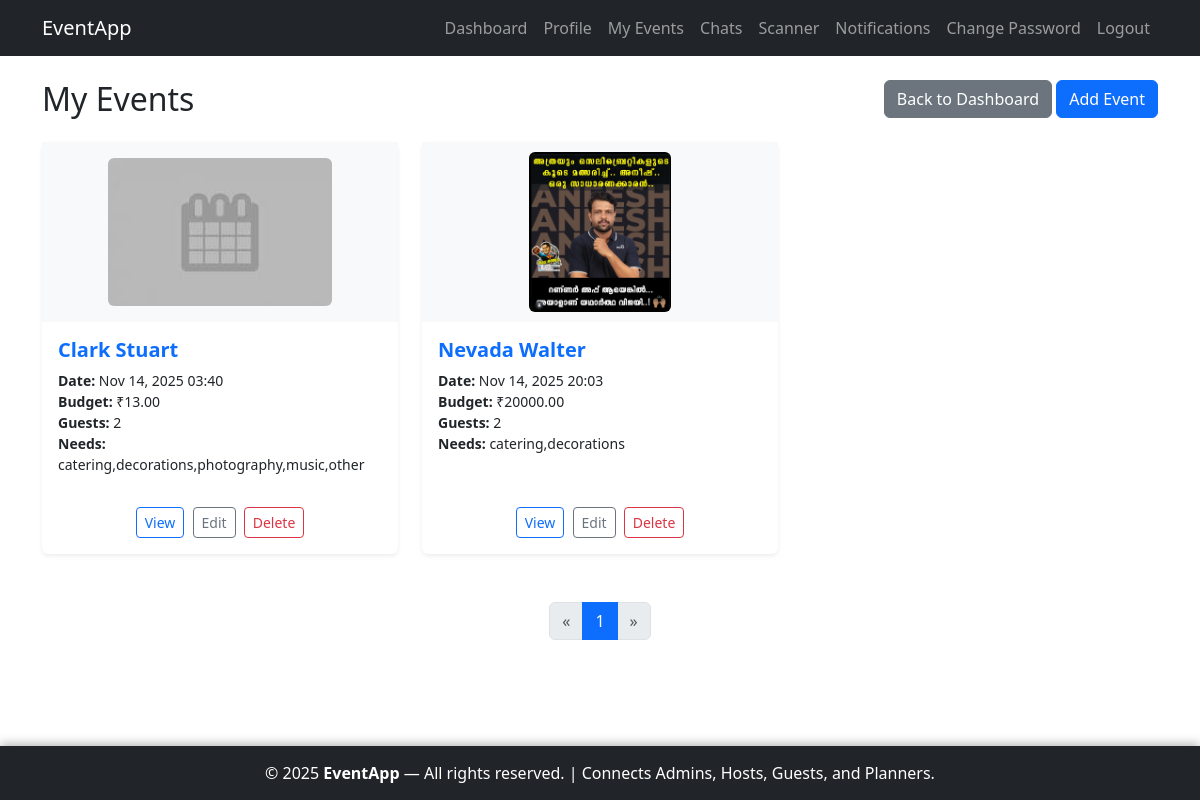
The app's page /host/events/ (signed in), older data.
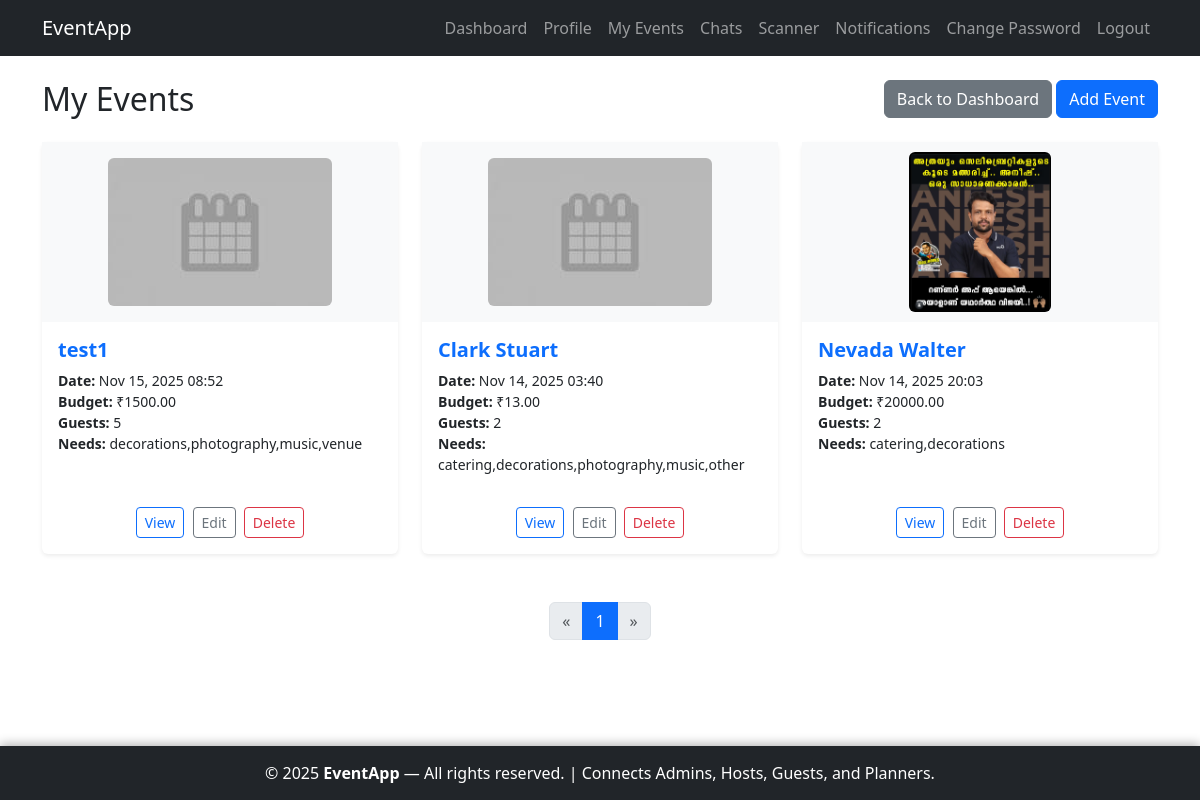
The same page, newer data.
### host/models.py (models this page shows, shortened)
class Event(models.Model):
    NEEDS_CHOICES = [
        ('catering', 'Catering'),
        ('decorations', 'Decorations'),
        ('photography', 'Photography'),
        ('music', 'Music/DJ'),
        ('venue', 'Venue Setup'),
        ('other', 'Other'),
    ]
    host = models.ForeignKey(settings.AUTH_USER_MODEL, on_delete=models.CASCADE, related_name='events')
    name = models.CharField(max_length=255)
    start_date = models.DateTimeField()
    end_date = models.DateTimeField()
    budget = models.DecimalField(max_digits=10, decimal_places=2)
    guest_count = models.PositiveIntegerField()
    needs = models.CharField(max_length=255, blank=True)
    banner = models.ImageField(upload_to='events/', blank=True, null=True)
    venue_details = models.TextField(blank=True)
    created_at = models.DateTimeField(auto_now_add=True)
    updated_at = models.DateTimeField(auto_now=True)
    class Meta:
        ordering = ['-created_at']

### host/views.py (the view)
# urls.py: path('events/', views.EventListView.as_view(), name='event_list'),
class EventListView(LoginRequiredMixin, HostRequiredMixin, ListView):
    model = Event
    template_name = 'host/event_list.html'
    context_object_name = 'events'
    def get_queryset(self):
        return Event.objects.filter(host=self.request.user).order_by('-created_at')
    def get_context_data(self, **kwargs):
        context = super().get_context_data(**kwargs)
        queryset = self.get_queryset()
        page_obj, paginated_events = paginate_queryset(self.request, queryset)
        context['page_obj'] = page_obj
        context['events'] = paginated_events  # override context_object_name with paginated data
        return context

### host/views.py (called while the page is built)
    def test_func(self):
        return self.request.user.is_authenticated and self.request.user.role == 'host'

### utils/pagination.py (called while the page is built)
def paginate_queryset(request, queryset):
    paginator = Paginator(queryset, DEFAULT_PER_PAGE)
    page_number = request.GET.get('page')
    try:
        page_obj = paginator.page(page_number)
    except PageNotAnInteger:
        page_obj = paginator.page(1)
    except EmptyPage:
        page_obj = paginator.page(paginator.num_pages)
    return page_obj, page_obj.object_list

### host/templates/host/event_list.html (shortened to what this page needs)
{% extends 'accounts/base.html' %}
{% load static %}
{% block content %}
<div class="row mb-4">
    <div class="col-12 d-flex justify-content-between align-items-center">
        <h2 class="mb-0">My Events</h2>
        <div>
            <a href="{% url 'host:dashboard' %}" class="btn btn-secondary">Back to Dashboard</a>
            <a href="{% url 'host:event_add' %}" class="btn btn-primary">Add Event</a>
        </div>
    </div>
</div>
<div class="row">
    {% for event in events %}
    <div class="col-md-4 mb-4">
        <div class="card shadow-sm border-0 h-100">
{% if event.banner %}
    <div class="d-flex justify-content-center align-items-center bg-light" style="height:180px; overflow:hidden;">
        <img src="{{ event.banner.url }}" class="img-fluid rounded" alt="{{ event.name }}" style="max-height:160px; object-fit:cover;">
    </div>
{% else %}
    <div class="d-flex justify-content-center align-items-center bg-light" style="height:180px; overflow:hidden;">
        <img src="{% static 'images/download.jpg' %}" class="img-fluid rounded" alt="Default event image" style="max-height:160px; object-fit:cover;">
    </div>
{% endif %}
            <div class="card-body">
                <h5 class="card-title text-primary fw-semibold">{{ event.name }}</h5>
                <ul class="list-unstyled small mb-2">
                    <li><strong>Date:</strong> {{ event.start_date|date:"M d, Y H:i" }}</li>
                    <li><strong>Budget:</strong> ₹{{ event.budget }}</li>
                    <li><strong>Guests:</strong> {{ event.guest_count }}</li>
                    <li><strong>Needs:</strong> {{ event.needs }}</li>
                </ul>
            </div>
            <div class="card-footer bg-transparent text-center border-0 pb-3">
                <a href="{% url 'host:event_detail' event.pk %}" class="btn btn-sm btn-outline-primary me-1">View</a>
                <a href="{% url 'host:event_edit' event.pk %}" class="btn btn-sm btn-outline-secondary me-1">Edit</a>
                <form action="{% url 'host:event_delete' event.pk %}" method="POST" class="d-inline">
                    <button type="submit" class="btn btn-sm btn-outline-danger"
                        onclick="return confirm('Are you sure you want to delete this event?');">
                        Delete
                    </button>
                </form>
            </div>
        </div>
    </div>
    {% empty %}
    <div class="col-12 text-center">
        <p class="text-muted mt-4">No events found.</p>
    </div>
    {% endfor %}
</div>
                {% include 'partials/pagination.html' %}
{% endblock %}

### accounts/templates/accounts/base.html (shortened to what this page needs)
{% load crispy_forms_tags %}
<!DOCTYPE html>
<html lang="en">
<head>
    <link href="https://cdn.jsdelivr.net/npm/bootstrap@5.3.3/dist/css/bootstrap.min.css" rel="stylesheet">
</head>
<body>
    <nav class="navbar navbar-expand-lg navbar-dark bg-dark">
        <div class="container">
            <a class="navbar-brand" href="{% url 'accounts:home' %}">EventApp</a>
            <div class="collapse navbar-collapse" id="navbarNav">
                <ul class="navbar-nav ms-auto">
                    {% if user.is_authenticated %}
                        {% if user.role == 'guest' %}
                            <li class="nav-item"><a class="nav-link" href="{% url 'guest:dashboard' %}">Dashboard</a></li>
                            <li class="nav-item"><a class="nav-link" href="{% url 'accounts:profile_edit' %}">Profile</a></li>
                            <li class="nav-item"><a class="nav-link" href="{% url 'chat:room_list' %}">Chats</a></li>
                            <li class="nav-item"><a class="nav-link" href="{% url 'notifications:notification_list' %}">Notifications</a></li>
                            <li class="nav-item"><a class="nav-link" href="{% url 'accounts:password_change' %}">Change Password</a></li>
                        {% elif user.role == 'host' %}
                            <li class="nav-item"><a class="nav-link" href="{% url 'host:dashboard' %}">Dashboard</a></li>
                            <li class="nav-item"><a class="nav-link" href="{% url 'accounts:profile_edit' %}">Profile</a></li>
                            <li class="nav-item"><a class="nav-link" href="{% url 'host:event_list' %}">My Events</a></li>
                            <li class="nav-item"><a class="nav-link" href="{% url 'chat:room_list' %}">Chats</a></li>
                            <li class="nav-item"><a class="nav-link" href="{% url 'host:qr_scanner' %}">Scanner</a></li>
                            <li class="nav-item"><a class="nav-link" href="{% url 'notifications:notification_list' %}">Notifications</a></li>
                            <li class="nav-item"><a class="nav-link" href="{% url 'accounts:password_change' %}">Change Password</a></li>
                        {% endif %}
                        <li class="nav-item"><a class="nav-link" href="{% url 'accounts:logout' %}">Logout</a></li>
                    {% else %}
                        <li class="nav-item"><a class="nav-link" href="{% url 'accounts:login' %}">Login</a></li>
                        <li class="nav-item"><a class="nav-link" href="{% url 'accounts:signup' %}">Sign Up</a></li>
                    {% endif %}
                </ul>
            </div>
        </div>
    </nav>
    <main class="container mt-4 mb-4">
        {% block content %}{% endblock %}
    </main>
    <footer>
        <div class="container">
            <p class="mb-0 fs-6">&copy; 2025 <strong>EventApp</strong> — All rights reserved. | Connects Admins, Hosts, Guests, and Planners.</p>
        </div>
    </footer>
</body>
</html>

### templates/partials/pagination.html (shortened to what this page needs)
{% if page_obj %}
<nav aria-label="Page navigation" class="mt-4">
    <ul class="pagination justify-content-center">
        {% if page_obj.has_previous %}
            <li class="page-item">
                <a class="page-link" href="?page={{ page_obj.previous_page_number }}">&laquo;</a>
            </li>
        {% else %}
            <li class="page-item disabled">
                <span class="page-link">&laquo;</span>
            </li>
        {% endif %}
        {% for num in page_obj.paginator.page_range %}
            <li class="page-item {% if page_obj.number == num %}active{% endif %}">
                <a class="page-link" href="?page={{ num }}">{{ num }}</a>
            </li>
        {% endfor %}
        {% if page_obj.has_next %}
            <li class="page-item">
                <a class="page-link" href="?page={{ page_obj.next_page_number }}">&raquo;</a>
            </li>
        {% else %}
            <li class="page-item disabled">
                <span class="page-link">&raquo;</span>
            </li>
        {% endif %}
    </ul>
</nav>
{% endif %}

### accounts/templates/accounts/base.html (style rules this page uses)
html, body { height: 100%; margin: 0; }
body { display: flex; flex-direction: column; min-height: 100vh; }
main { flex: 1; }
footer { background-color: #212529; color: white; text-align: center; padding: 15px 0; width: 100%; box-shadow: 0 -2px 10px rgba(0, 0, 0, 0.3); }
footer .container { max-width: 98%; }

Row changes from the older to the newer data that the page shows:
added Event: name "test1", start_date "Nov 15, 2025 08:52", budget "1500.00", guest_count "5", needs "decorations,photography,music,venue"
